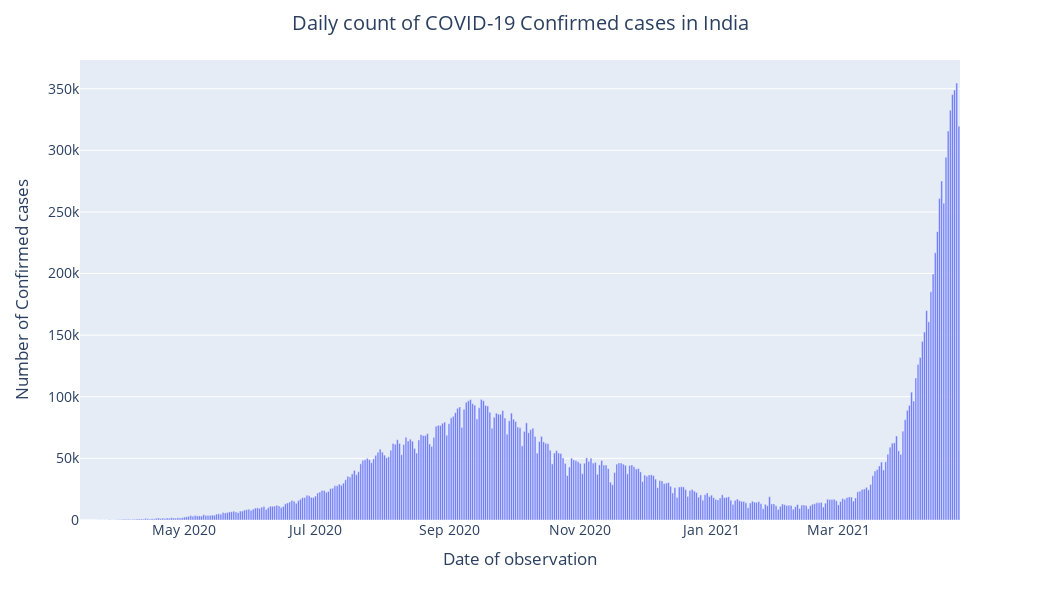
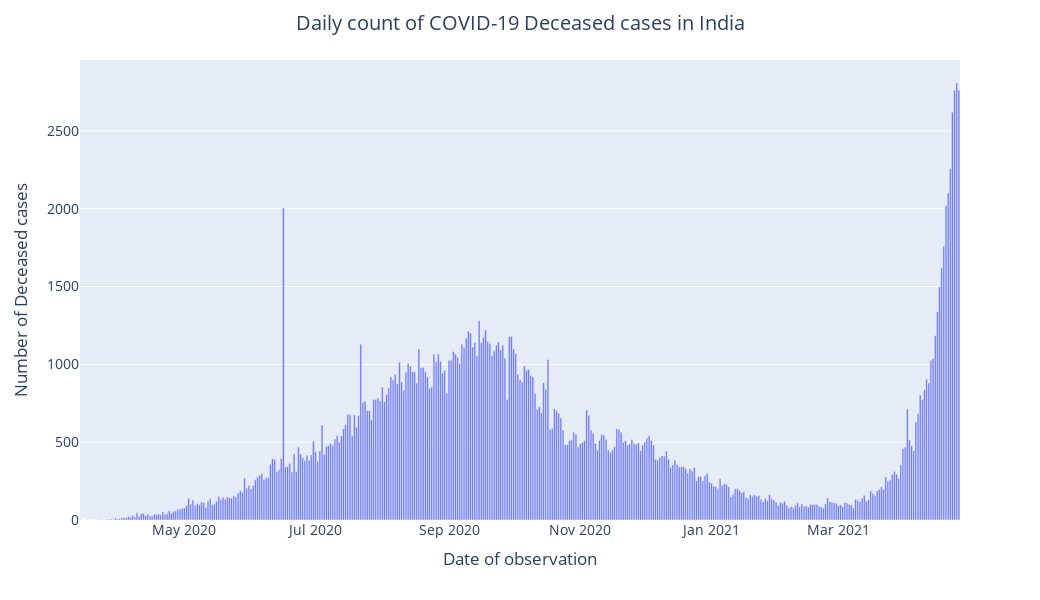
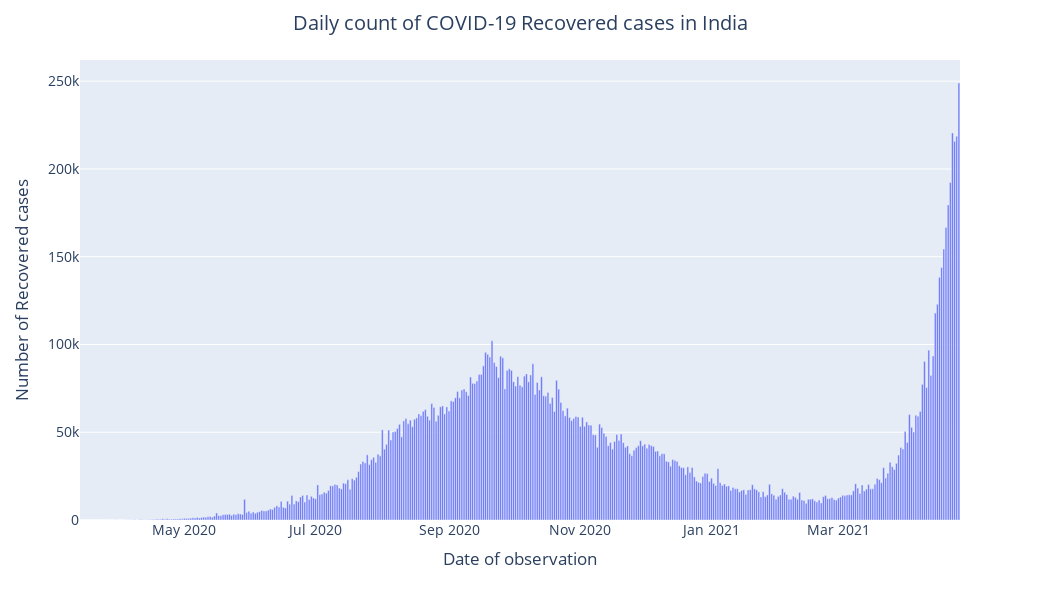

Here is the notebook cell these charts were saved with, in order:
### Code cell
# Creating graphical representation of daily count of covid cases in India
for Cols in Ind_df_Converted.columns:
    if Cols!='Date':
        fig = px.bar(Ind_df_Converted, x="Date", y=Cols)
        layout = go.Layout(
            title=go.layout.Title(
            text="Daily count of COVID-19 "+ Cols + " cases in India",
            x=0.5
            ),
            font=dict(size=14),
            width=1040,
            height=600,
            xaxis_title = "Date of observation",
            yaxis_title = "Number of "+ Cols + " cases"
            )
        fig.update_layout(layout)
        fig.show()

### Figure 1 — Plotly figure (JSON) as saved in the notebook; plotly's stock layout.template omitted (floating-point values rounded to 4 significant figures; data arrays with more than 128 entries replaced by an {"elided": "..."} marker saying what was removed)
{"data": [{"alignmentgroup": "True", "hovertemplate": "Date=%{x}<br>Confirmed=%{y}<extra></extra>", "legendgroup": "", "marker": {"color": "#636efa"}, "name": "", "offsetgroup": "", "orientation": "v", "showlegend": false, "textposition": "auto", "type": "bar", "x": {"elided": "409 str values"}, "xaxis": "x", "y": {"elided": "409 int values"}, "yaxis": "y"}], "layout": {"barmode": "relative", "font": {"size": 14}, "height": 600, "legend": {"tracegroupgap": 0}, "margin": {"t": 60}, "title": {"text": "Daily count of COVID-19 Confirmed cases in India", "x": 0.5}, "width": 1040, "xaxis": {"anchor": "y", "domain": [0, 1], "title": {"text": "Date of observation"}}, "yaxis": {"anchor": "x", "domain": [0, 1], "title": {"text": "Number of Confirmed cases"}}}}

### Figure 2 — Plotly figure (JSON) as saved in the notebook; plotly's stock layout.template omitted (floating-point values rounded to 4 significant figures; data arrays with more than 128 entries replaced by an {"elided": "..."} marker saying what was removed)
{"data": [{"alignmentgroup": "True", "hovertemplate": "Date=%{x}<br>Deceased=%{y}<extra></extra>", "legendgroup": "", "marker": {"color": "#636efa"}, "name": "", "offsetgroup": "", "orientation": "v", "showlegend": false, "textposition": "auto", "type": "bar", "x": {"elided": "409 str values"}, "xaxis": "x", "y": {"elided": "409 int values"}, "yaxis": "y"}], "layout": {"barmode": "relative", "font": {"size": 14}, "height": 600, "legend": {"tracegroupgap": 0}, "margin": {"t": 60}, "title": {"text": "Daily count of COVID-19 Deceased cases in India", "x": 0.5}, "width": 1040, "xaxis": {"anchor": "y", "domain": [0, 1], "title": {"text": "Date of observation"}}, "yaxis": {"anchor": "x", "domain": [0, 1], "title": {"text": "Number of Deceased cases"}}}}

### Figure 3 — Plotly figure (JSON) as saved in the notebook; plotly's stock layout.template omitted (floating-point values rounded to 4 significant figures; data arrays with more than 128 entries replaced by an {"elided": "..."} marker saying what was removed)
{"data": [{"alignmentgroup": "True", "hovertemplate": "Date=%{x}<br>Recovered=%{y}<extra></extra>", "legendgroup": "", "marker": {"color": "#636efa"}, "name": "", "offsetgroup": "", "orientation": "v", "showlegend": false, "textposition": "auto", "type": "bar", "x": {"elided": "409 str values"}, "xaxis": "x", "y": {"elided": "409 int values"}, "yaxis": "y"}], "layout": {"barmode": "relative", "font": {"size": 14}, "height": 600, "legend": {"tracegroupgap": 0}, "margin": {"t": 60}, "title": {"text": "Daily count of COVID-19 Recovered cases in India", "x": 0.5}, "width": 1040, "xaxis": {"anchor": "y", "domain": [0, 1], "title": {"text": "Date of observation"}}, "yaxis": {"anchor": "x", "domain": [0, 1], "title": {"text": "Number of Recovered cases"}}}}
